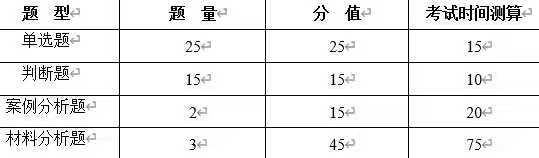
#> input picture data/temp_images/16b20e9716e2dd4d2be8ea753c336082.jpg, 539 x 158 px
$ python -i image_processor.py   (imports and definitions only)
#> lines starting #> are read from the running program, lines starting #| are printed output that depends on the picture; after the words box and inside, x2 and y2 are one past the last pixel; in counts of white or black regions, pixels touching at a corner belong together
"""
图片预处理模块

功能：
- 图片降噪
- 对比度增强
- 自动旋转校正
- 图片压缩（如果超过尺寸限制）
"""

import cv2
import numpy as np
import os
from src.logger import logger


class ImageProcessor:
    """图片预处理模块，提升OCR识别效果"""

    def __init__(self, enable_preprocessing=True, save_processed=False,
                 max_width=4096, max_height=4096):
        """
        初始化图片处理器

        Args:
            enable_preprocessing: 是否启用预处理
            save_processed: 是否保存处理后的图片
            max_width: 最大宽度
            max_height: 最大高度
        """
        self.enable_preprocessing = enable_preprocessing
        self.save_processed = save_processed
        self.max_width = max_width
        self.max_height = max_height

    def preprocess_image(self, image_path, output_dir=None):
        """
        预处理图片，提升识别效果

        处理步骤：
        1. 检查图片有效性
        2. 图片压缩（如果超过尺寸限制）
        3. 降噪处理
        4. 对比度增强
        5. 自动旋转校正

        Args:
            image_path: 输入图片路径
            output_dir: 输出目录（可选）

        Returns:
            处理后的图片路径
        """
        try:
            # 1. 验证图片文件
            if not os.path.exists(image_path):
                logger.error(f"图片文件不存在: {image_path}")
                return image_path

            # 2. 读取图片
            img = cv2.imread(image_path)
#> img is the input picture: shape (158, 539, 3); min 0, max 255, mean 236.1
            if img is None:
                logger.error(f"无法读取图片: {image_path}")
                return image_path

            h, w = img.shape[:2]
            logger.info(f"原始图片尺寸: {w}x{h}")
#| 2026-11-20 08:00:39 | INFO     | 原始图片尺寸: 539x158

            # 3. 如果不启用预处理，直接返回
            if not self.enable_preprocessing:
                return image_path

            # 4. 压缩过大的图片
            if w > self.max_width or h > self.max_height:
                logger.info(f"图片尺寸超限，进行压缩")
                img = self._resize_image(img)

            # 5. 降噪处理
            logger.info("执行降噪processing...")
            img = self._denoise_image(img)

            # 6. 增强对比度
            logger.info("执行对比度增强...")
            img = self._enhance_contrast(img)

            # 7. 自动旋转校正
            logger.info("执行自动旋转校正...")
            img = self._auto_rotate(img)

            # 8. 保存或返回
            if output_dir and self.save_processed:
                os.makedirs(output_dir, exist_ok=True)
                output_path = os.path.join(output_dir, f"processed_{os.path.basename(image_path)}")
                cv2.imwrite(output_path, img)
                logger.info(f"✓ 预处理完成，保存至: {output_path}")
                return output_path
            else:
                # 覆写原文件或临时保存
                if output_dir:
                    os.makedirs(output_dir, exist_ok=True)
                    output_path = os.path.join(output_dir, f"temp_{os.path.basename(image_path)}")
                    cv2.imwrite(output_path, img)
                    logger.info(f"✓ 预处理完成，临时保存至: {output_path}")
                    return output_path
                else:
                    logger.info("✓ 预处理完成")
                    return image_path

        except Exception as e:
            logger.error(f"图片预处理失败: {e}")
            return image_path

    # [23 lines left out: function _resize_image, not called in this run]

    @staticmethod
    def _denoise_image(img):
        """
        使用高斯模糊和形态学操作降噪

        Args:
            img: 原始图片

        Returns:
            降噪后的图片
        """
        try:
            # 使用双边滤波保留边缘的同时降噪
            img = cv2.bilateralFilter(img, 9, 75, 75)
            # 再用高斯模糊进一步平滑
            img = cv2.GaussianBlur(img, (5, 5), 0)
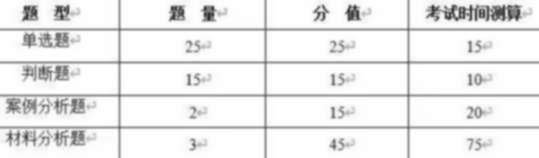
#> img: shape (158, 539, 3); min 51, max 255, mean 236.3
            return img
        except Exception as e:
            logger.warning(f"降噪处理失败: {e}")
            return img

    @staticmethod
    def _enhance_contrast(img):
        """
        使用CLAHE（对比度自适应直方图均衡化）增强对比度

        Args:
            img: 原始图片

        Returns:
            对比度增强后的图片
        """
        try:
            # 转换为LAB颜色空间
            lab = cv2.cvtColor(img, cv2.COLOR_BGR2LAB)
#> lab: shape (158, 539, 3); mean of channels 0, 1, 2 238, 128, 128
            l, a, b = cv2.split(lab)
#> a: shape (158, 539); every value is 128

            # 对L通道应用CLAHE
            clahe = cv2.createCLAHE(clipLimit=3.0, tileGridSize=(8, 8))
            l = clahe.apply(l)
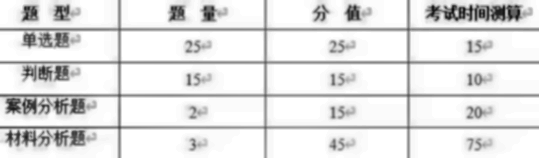
#> l: shape (158, 539); min 20, max 255, mean 227.5

            # 合并回原多通道
            img = cv2.merge([l, a, b])
#> img: shape (158, 539, 3); mean of channels 0, 1, 2 227.5, 128, 128
            img = cv2.cvtColor(img, cv2.COLOR_LAB2BGR)

            return img
        except Exception as e:
            logger.warning(f"对比度增强失败: {e}")
            return img

    @staticmethod
    def _auto_rotate(img):
        """
        自动检测和校正文本方向（倾斜角度）

        通过检测直线来推断主要方向，然后旋转

        Args:
            img: 原始图片

        Returns:
            旋转校正后的图片
        """
        try:
            gray = cv2.cvtColor(img, cv2.COLOR_BGR2GRAY)

            # 边缘检测
            edges = cv2.Canny(gray, 50, 150)
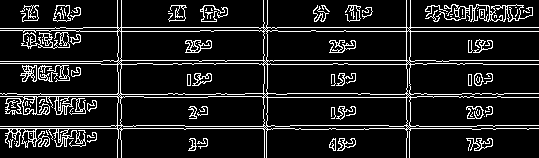
#> edges: shape (158, 539); 11.6% white in thin lines or dots

            # 霍夫直线检测
            lines = cv2.HoughLinesP(edges, 1, np.pi/180, 50, minLineLength=50, maxLineGap=10)
#> lines = 77 rows, first 6: [76, 31, 199, 31], [103, 60, 538, 60], [262, 97, 416, 97], [0, 128, 300, 128], [83, 27, 538, 27], [2, 94, 244, 94]

            if lines is None or len(lines) == 0:
                logger.debug("未检测到直线，跳过旋转校正")
                return img

            # 计算主要直线的角度
            angles = []
            for line in lines:
                x1, y1, x2, y2 = line[0]
                if x2 != x1:  # 避免垂直线导致的除0
                    angle = np.arctan2(y2 - y1, x2 - x1) * 180 / np.pi
                    # 将角度限制在 -45 到 45 度（以水平线为参考）
                    if angle > 45:
                        angle -= 90
                    elif angle < -45:
                        angle += 90
                    angles.append(angle)
#> this loop made 77 passes
#> (x1, y1, x2, y2, angle) on passes 1 to 8: (76, 31, 199, 31, 0), (103, 60, 538, 60, 0), (262, 97, 416, 97, 0), (0, 128, 300, 128, 0), (83, 27, 538, 27, 0), (2, 94, 244, 94, 0), (0, 126, 135, 126, 0), (0, 63, 100, 63, 0)
#> after the loop, angles = 71 values, max 4.01 at index 70, min -4.13 at index 33, mean -0.0984

            if not angles:
                return img

            # 找出最常见的角度（众数）
            try:
                from statistics import mode
                dominant_angle = mode(angles)
#> dominant_angle = 0
            except:
                # 如果无法计算众数，使用平均值
                dominant_angle = np.median(angles)

            # 仅当角度偏离较大时才旋转
            if abs(dominant_angle) > 2:
                logger.info(f"检测到文本倾斜角度: {dominant_angle:.2f}°，进行校正")
                h, w = img.shape[:2]
                center = (w // 2, h // 2)

                # 生成旋转矩阵
                M = cv2.getRotationMatrix2D(center, dominant_angle, 1.0)

                # 计算旋转后的图片尺寸
                cos = np.abs(M[0, 0])
                sin = np.abs(M[0, 1])
                new_w = int((h * sin) + (w * cos))
                new_h = int((h * cos) + (w * sin))
                M[0, 2] += (new_w / 2) - center[0]
                M[1, 2] += (new_h / 2) - center[1]

                # 执行旋转
                img = cv2.warpAffine(img, M, (new_w, new_h), borderMode=cv2.BORDER_REPLICATE)
                logger.info(f"✓ 旋转完成，新尺寸: {new_w}x{new_h}")
            else:
                logger.debug("文本方向正常，无需旋转")

            return img

        except Exception as e:
            logger.warning(f"自动旋转校正失败: {e}")
            return img

>>> result = ImageProcessor().preprocess_image('../data/temp_images/16b20e9716e2dd4d2be8ea753c336082.jpg')

$ run again, on data/temp_images/26d88fb12deefd5a88c0dec3c5e03eea.jpg
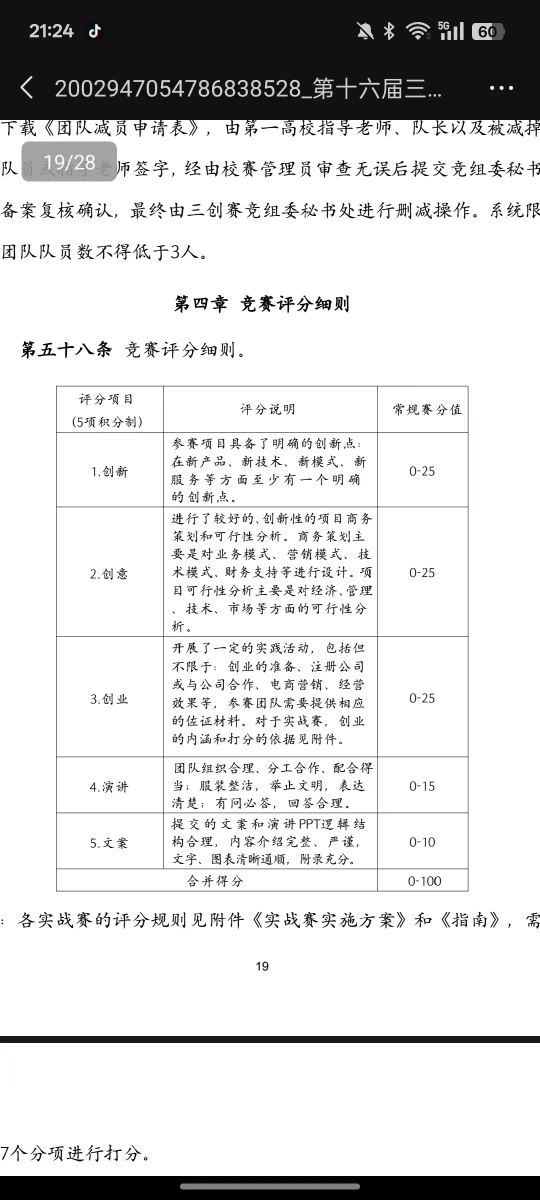
#> input picture data/temp_images/26d88fb12deefd5a88c0dec3c5e03eea.jpg, 1080 x 2400 px (shown at 1/2 size)
#> in preprocess_image, img is the input picture: shape (2400, 1080, 3); mean B, G, R 217, 217, 217
#| 2026-11-20 08:00:40 | INFO     | 原始图片尺寸: 1080x2400
#> lab: shape (2400, 1080, 3); mean of channels 0, 1, 2 217.4, 128, 128
#> in _enhance_contrast, `img = cv2.cvtColor(img, cv2.COLOR_LAB2BGR)`:
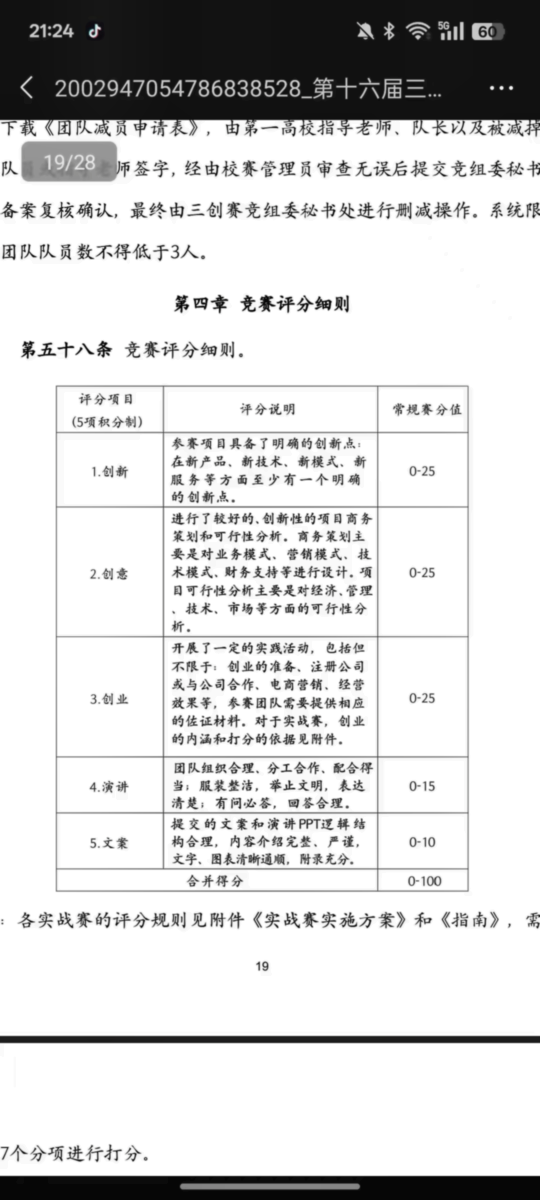
#> img: shape (2400, 1080, 3) (shown at 1/2 size); mean B, G, R 214.4, 214.4, 214.4
#> in _auto_rotate, `edges = cv2.Canny(gray, 50, 150)`:
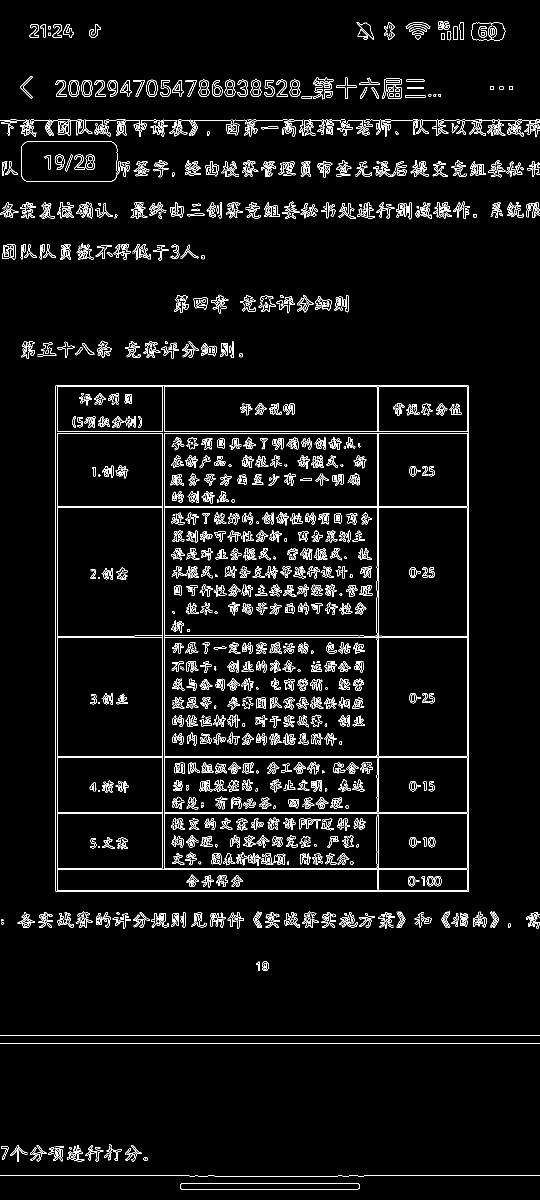
#> edges: shape (2400, 1080) (shown at 1/2 size); 4.5% white in thin lines or dots
#> lines = 198 rows, first 6: [756, 1783, 756, 771], [111, 1782, 111, 771], [937, 1782, 937, 772], [325, 1739, 325, 770], [0, 2071, 1079, 2071], [328, 1739, 328, 770]
#> the loop in _auto_rotate, `for line in lines:` made 198 passes
#> (x1, y1, x2, y2, angle) on passes 5, 7, 9, 10, 11, 13, 14, 15: (0, 2071, 1079, 2071, 0), (0, 2086, 1079, 2086, 0), (115, 1515, 934, 1515, 0), (115, 773, 934, 773, 0), (115, 1736, 934, 1736, 0), (115, 770, 933, 770, 0), (728, 2351, 1079, 2351, 0), (115, 1739, 933, 1739, 0)
#> after the loop in _auto_rotate, `for line in lines:`: angles = 187 values, max 9.26 at index 182, min -12.31 at index 162, mean -0.18
#> dominant_angle = 0

$ run again, on data/temp_images/28900a710b4d255a70275aa6154ac059.jpg
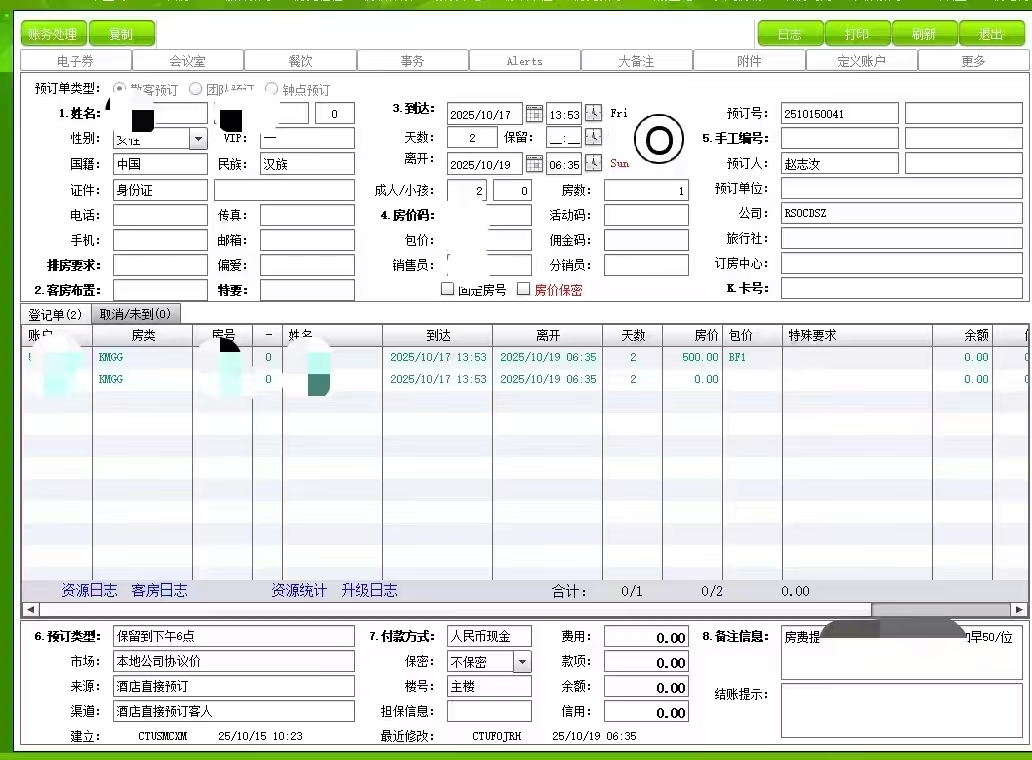
#> input picture data/temp_images/28900a710b4d255a70275aa6154ac059.jpg, 1032 x 760 px
#> in preprocess_image, img is the input picture: shape (760, 1032, 3); mean B, G, R 226.3, 232.2, 228.3
#| 2026-11-20 08:00:41 | INFO     | 原始图片尺寸: 1032x760
#> lab: shape (760, 1032, 3); mean of channels 0, 1, 2 233.7, 125.9, 130.3
#> in _auto_rotate, `gray = cv2.cvtColor(img, cv2.COLOR_BGR2GRAY)`:
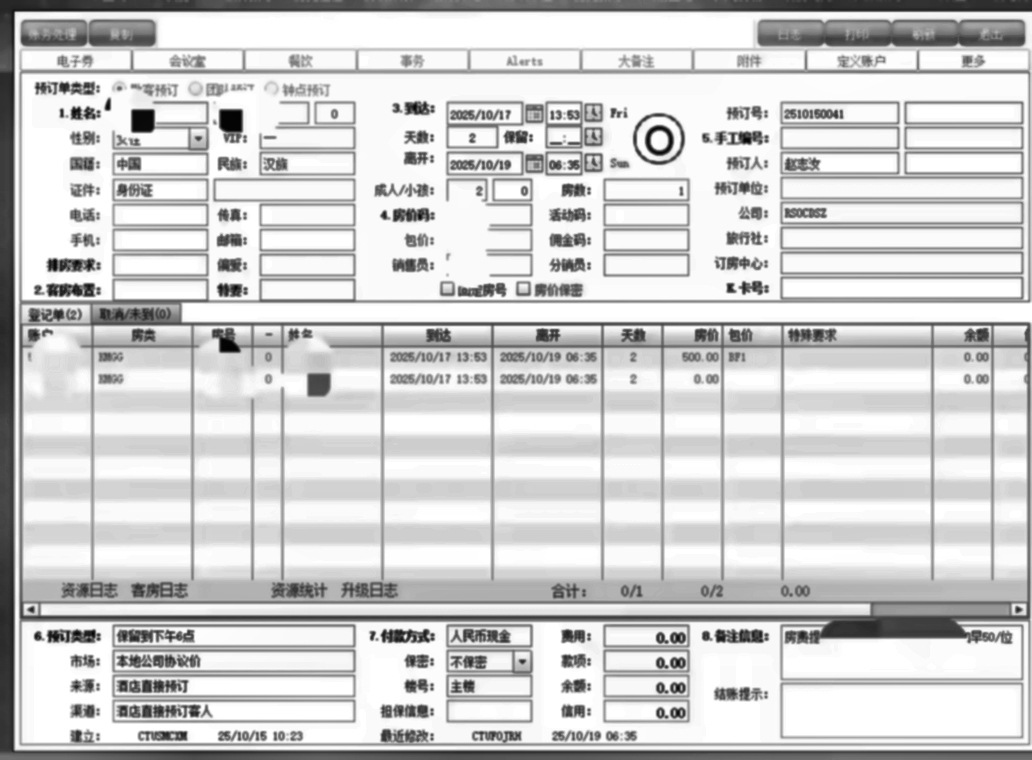
#> gray: shape (760, 1032); min 2, max 255, mean 208.2
#> in _auto_rotate, `edges = cv2.Canny(gray, 50, 150)`:
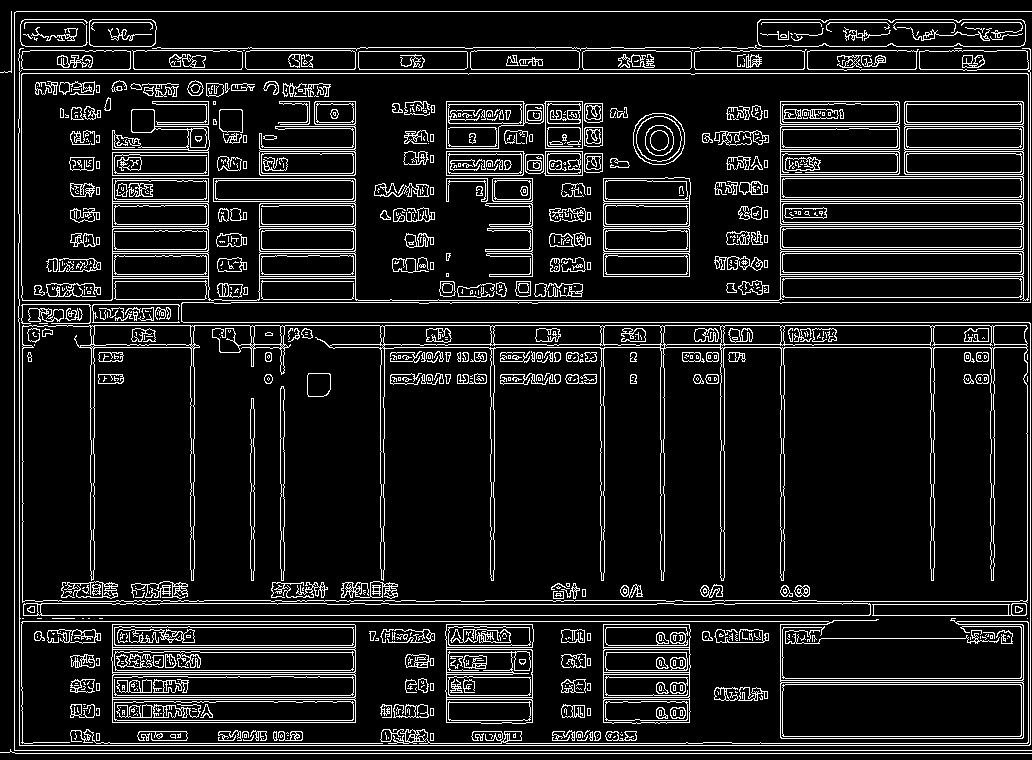
#> edges: shape (760, 1032); 11.2% white in thin lines or dots
#> lines = 499 rows, first 6: [11, 11, 1031, 11], [15, 753, 1031, 753], [14, 615, 1030, 615], [14, 745, 1029, 745], [326, 344, 1030, 344], [11, 69, 1030, 69]
#> the loop in _auto_rotate, `for line in lines:` made 499 passes
#> (x1, y1, x2, y2, angle) on passes 1 to 8: (11, 11, 1031, 11, 0), (15, 753, 1031, 753, 0), (14, 615, 1030, 615, 0), (14, 745, 1029, 745, 0), (326, 344, 1030, 344, 0), (11, 69, 1030, 69, 0), (96, 743, 702, 743, 0), (10, 750, 1031, 750, 0)
#> after the loop in _auto_rotate, `for line in lines:`: angles = 439 values, max 8.91 at index 254, min -10.2 at index 286, mean -0.259
#> dominant_angle = 0

$ run again, on data/temp_images/4718805f8faa858557b4fbfb1485eb38.jpg
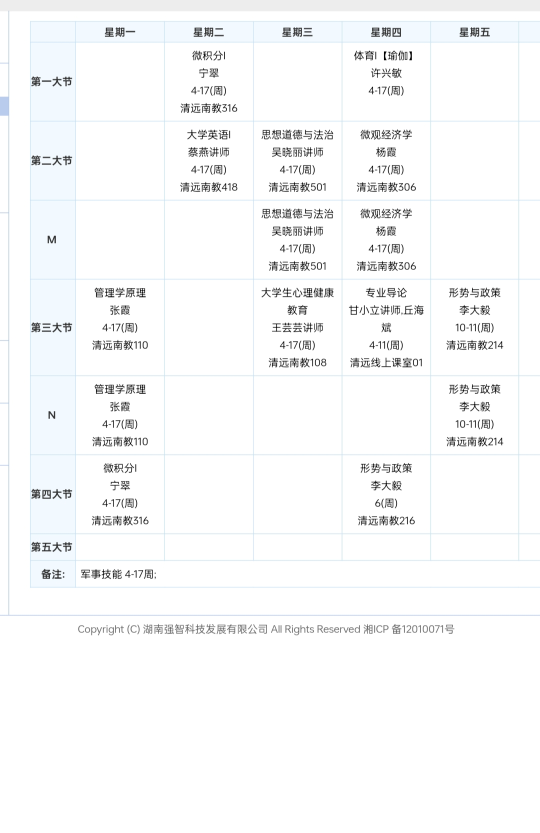
#> input picture data/temp_images/4718805f8faa858557b4fbfb1485eb38.jpg, 1080 x 1665 px (shown at 1/2 size)
#> in preprocess_image, img is the input picture: shape (1665, 1080, 3); mean B, G, R 249.3, 248.7, 247.8
#| 2026-11-20 08:00:43 | INFO     | 原始图片尺寸: 1080x1665
#> lab: shape (1665, 1080, 3); mean of channels 0, 1, 2 249.3, 127.8, 127.6
#> in _enhance_contrast, `l = clahe.apply(l)`:
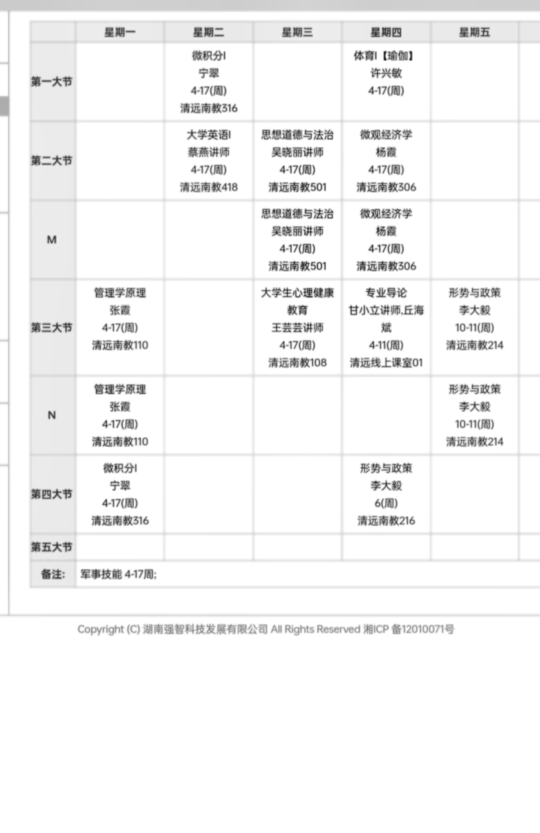
#> l: shape (1665, 1080) (shown at 1/2 size); min 13, max 255, mean 244.8
#> in _auto_rotate, `edges = cv2.Canny(gray, 50, 150)`:
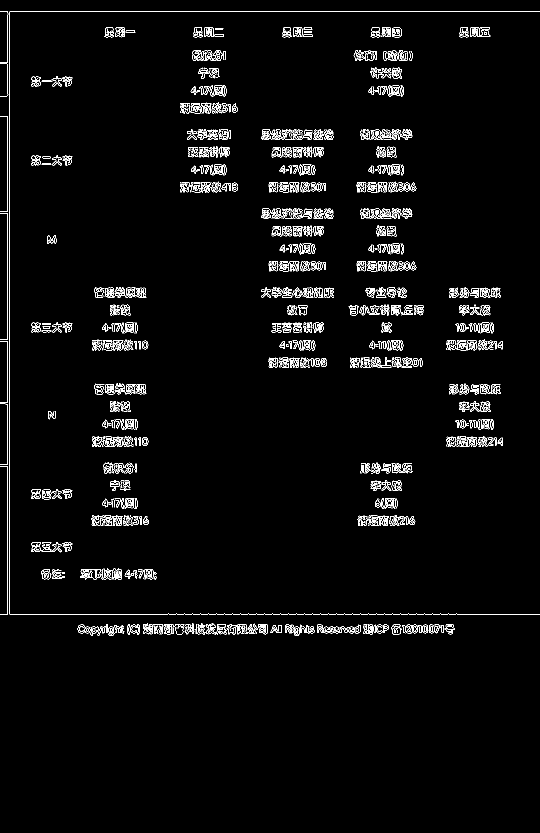
#> edges: shape (1665, 1080) (shown at 1/2 size); 2.9% white in thin lines or dots, all inside (x1, y1, x2, y2) = (0, 22, 1080, 1272)
#> lines = 224 rows, first 6: [0, 1228, 1079, 1228], [19, 1227, 19, 297], [15, 1227, 15, 232], [0, 23, 137, 23], [451, 1261, 745, 1266], [531, 1256, 894, 1256]
#> the loop in _auto_rotate, `for line in lines:` made 224 passes
#> (x1, y1, x2, y2, angle) on passes 1, 4, 5, 6, 7, 8, 9, 10: (0, 1228, 1079, 1228, 0), (0, 23, 137, 23, 0), (451, 1261, 745, 1266, 0.974), (531, 1256, 894, 1256, 0), (156, 1253, 687, 1253, 0), (365, 1260, 434, 1260, 0), (365, 1261, 645, 1265, 0.818), (156, 1254, 516, 1254, 0)
#> after the loop in _auto_rotate, `for line in lines:`: angles = 220 values, max 15.35 at index 144, min -21.41 at index 132, mean -0.341
#> dominant_angle = 0
